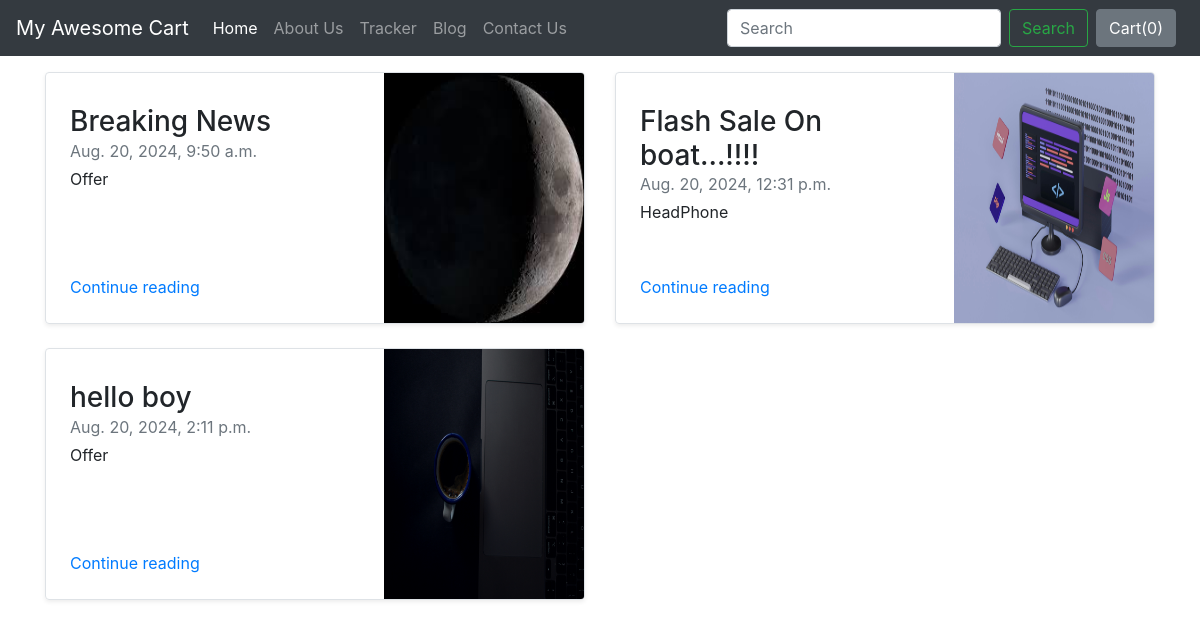
Screenshot of /blog/ with the database file from the repository.
### blog/models.py (models this page shows, shortened)
class Blogpost(models.Model):
    post_id = models.AutoField
    title = models.CharField(max_length=50)
    head1 = models.CharField(max_length=500 , default="")
    chead1 = models.CharField(max_length=500 , default="")
    head2 = models.CharField(max_length=500 , default="")
    chead2 = models.CharField(max_length=500 , default="")
    head3 = models.CharField(max_length=500,default="")
    chead3 = models.CharField(max_length=500,default="")
    pub_date = models.DateTimeField()
    img = models.ImageField(upload_to="shop/images" , default="",blank=True, null=True)

### blog/views.py (the view)
# urls.py: urls.path('',views.index,name='ShopBlog'),
def index(request):
    blog = Blogpost.objects.all()
    context = {'blog': blog}
    return render(request, 'blog/index.html',context)

### blog/templates/blog/index.html (shortened to what this page needs)
{% extends 'blog/basic.html' %}
{% block body %}
<div class="container mt-3">
    <div class="row my-2">
        {% for i in blog %}
        <div class="col-md-6">
            <div class="row no-gutters border rounded overflow-hidden flex-md-row mb-4 shadow-sm h-md-250 position-relative">
                <div class="col p-4 d-flex flex-column position-static">
                    <h3 class="mb-0">{{ i.title }}</h3>
                    <div class="mb-1 text-muted">{{ i.pub_date }}</div>
                    <p class="card-text mb-auto">{{ i.head1 }}</p>
                    <a href="{% url 'BlogPost' i.id %}" class="stretched-link">Continue reading</a>
                </div>
                <div class="col-auto d-none d-lg-block">
                    <img src="{{ i.img.url }}" class="bd-placeholder-img" width="200" height="250" alt="Thumbnail">
                </div>
            </div>
        </div>
        {% endfor %}
    </div>
</div>
{% endblock %}

### blog/templates/blog/basic.html (shortened to what this page needs)
<!doctype html>
<html lang="en">
  <head>
    <link rel="stylesheet" href="https://stackpath.bootstrapcdn.com/bootstrap/4.2.1/css/bootstrap.min.css">
  </head>
  <body>
    <nav class="navbar navbar-expand-lg navbar-dark bg-dark fixed-top">
  <a class="navbar-brand" href="/shop">My Awesome Cart</a>
  <div class="collapse navbar-collapse" id="navbarSupportedContent">
    <ul class="navbar-nav mr-auto">
      <li class="nav-item active">
        <a class="nav-link" href="/shop">Home <span class="sr-only">(current)</span></a>
      </li>
      <li class="nav-item">
        <a class="nav-link" href="/shop/about">About Us</a>
      </li>
      <li class="nav-item">
        <a class="nav-link" href="/shop/tracker">Tracker</a>
      </li>
      <li class="nav-item">
        <a class="nav-link" href="/blog">Blog</a>
      </li>
      <li class="nav-item">
        <a class="nav-link" href="/shop/contact">Contact Us</a>
      </li>
    </ul>
    <form class="form-inline my-2 my-lg-0">
      <input class="form-control mr-sm-2" type="search" placeholder="Search" aria-label="Search">
      <button class="btn btn-outline-success my-2 my-sm-0" type="submit">Search</button>
    </form>
    <button type="button" class="btn btn-secondary mx-2" id="popcart" data-container="body" data-toggle="popover" data-placement="bottom" data-html="true" data-content="Vivamus
sagittis lacus vel augue laoreet rutrum faucibus.">
  Cart(<span id="cart">0</span>)
</button>
  </div>
</nav>
  {% block body %} {% endblock %}
  </body>
</html>

### rows the page displays
Blogpost: title "Breaking News", pub_date "Aug. 20, 2024, 9:50 a.m.", head1 "Offer", img (picture)
Blogpost: title "Flash Sale On boat...!!!!", pub_date "Aug. 20, 2024, 12:31 p.m.", head1 "HeadPhone", img (picture)
Blogpost: title "hello boy", pub_date "Aug. 20, 2024, 2:11 p.m.", head1 "Offer", img (picture)
